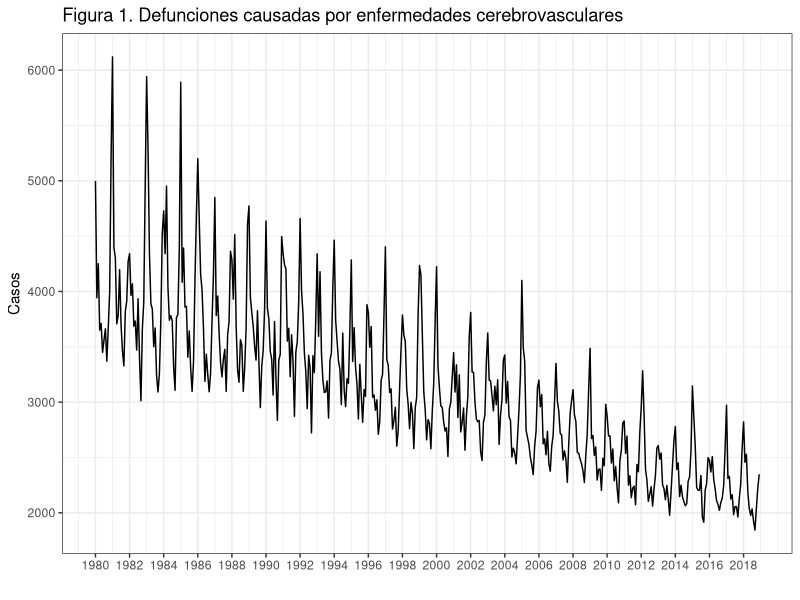
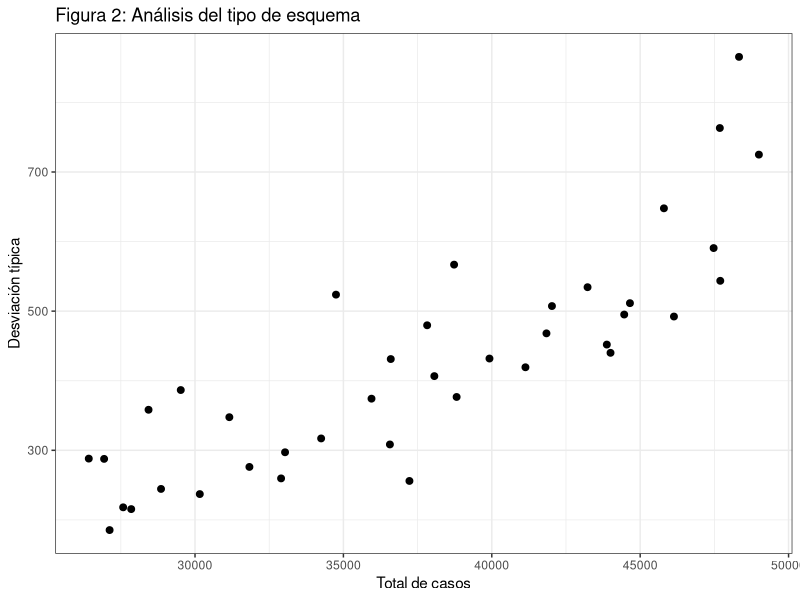
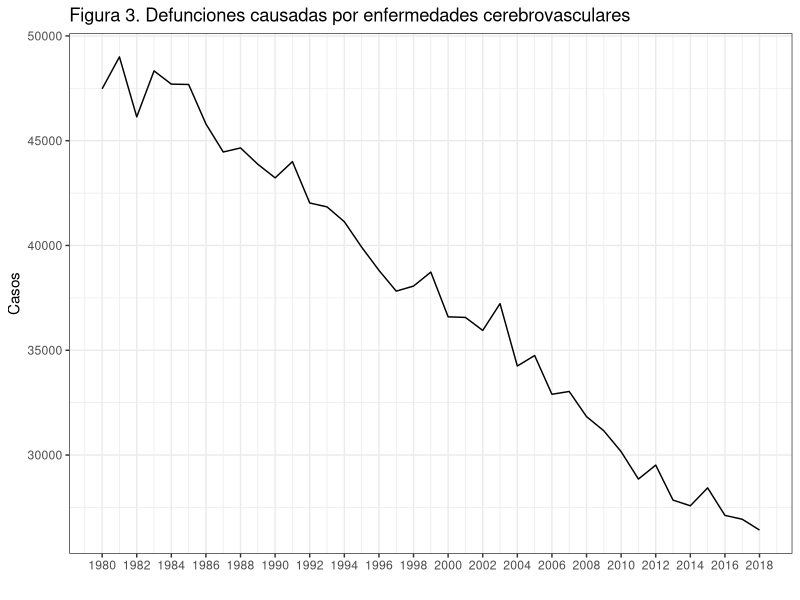
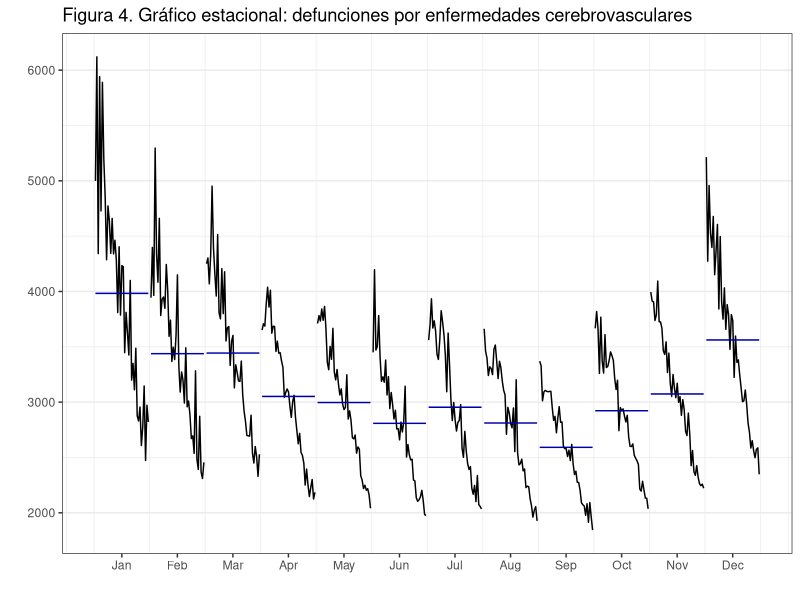
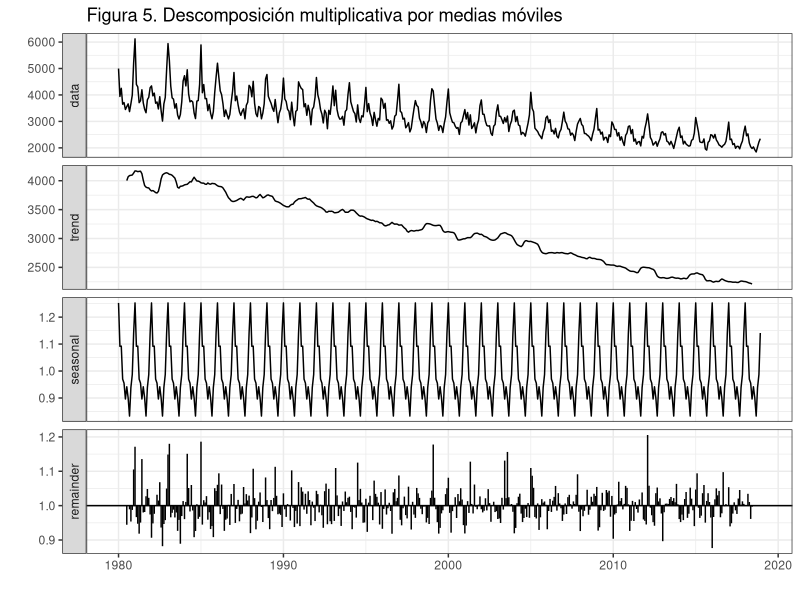
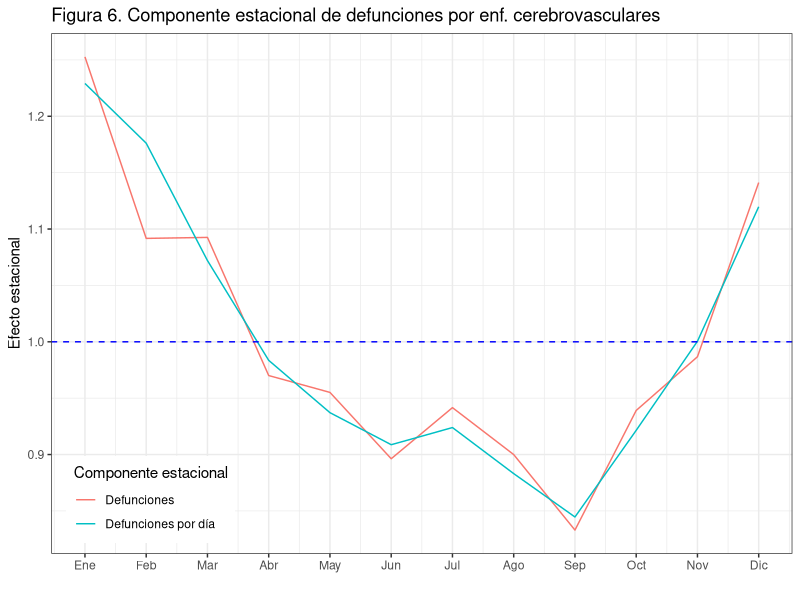
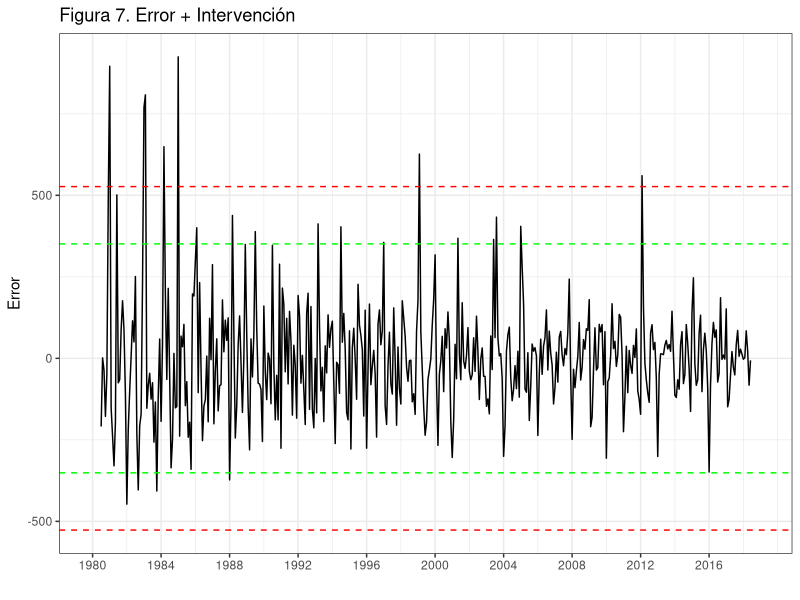
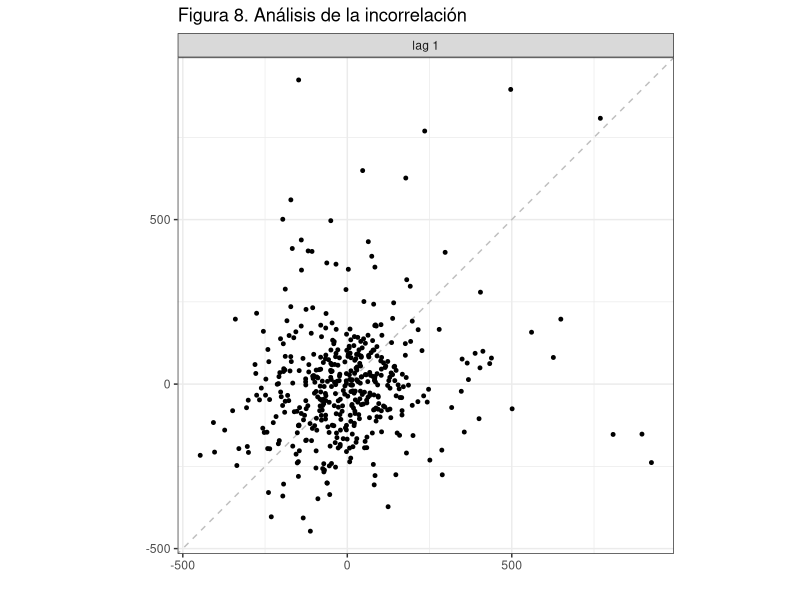

Write the R code that produced these figures, in order.
## ---- chunk 1
knitr::opts_chunk$set(warning = FALSE, 
                      message = FALSE, 
                      comment = "",
                      fig.align = "center", 
                      fig.show = "hold",
                      fig.height = 4,
                      fig.width = 8,
                      out.width = "80%") 
## ---- chunk 2
options(scipen = 999) #- para quitar la notacion cientifica
## ---- chunk 3
library(forecast)
library(ggplot2); theme_set(theme_bw())
library(gridExtra)
library(grid)
## ---- chunk 4
DefEnfCer <- read.csv2("./series/Enfermedades cerebrovasculares.csv", header = TRUE)
DefEnfCer <- ts(DefEnfCer[,2], start = 1980, freq = 12)
## ---- chunk 5
autoplot(DefEnfCer,
         xlab = "",
         ylab = "Casos",
         main = "Figura 1. Defunciones causadas por enfermedades cerebrovasculares") +
  scale_x_continuous(breaks= seq(1980, 2018, 2)) 
## ---- chunk 6
CasosAnual = as.numeric(aggregate(DefEnfCer, FUN = sum))
DesviacionAnual = as.numeric(aggregate(DefEnfCer, FUN = sd))

ggplot() +
  geom_point(aes(x = CasosAnual, y = DesviacionAnual), size = 2) +
  xlab("Total de casos") + 
  ylab("Desviación típica") + 
  ggtitle("Figura 2: Análisis del tipo de esquema") 
## ---- chunk 7
autoplot(aggregate(DefEnfCer, FUN = sum),
         xlab = "",
         ylab = "Casos",
         main = "Figura 3. Defunciones causadas por enfermedades cerebrovasculares") +
  scale_x_continuous(breaks= seq(1980, 2018, 2)) 
## ---- chunk 8
ggmonthplot(DefEnfCer, 
             polar=TRUE,
             xlab = "",
             ylab = "",
             main = "Figura 4. Gráfico estacional: defunciones por enfermedades cerebrovasculares") +
  guides(colour=FALSE)
## ---- chunk 9
DefEnfCerDesMul <- decompose(DefEnfCer, type = "mult")
autoplot(DefEnfCerDesMul,
         xlab = "",
         main = "Figura 5. Descomposición multiplicativa por medias móviles")
## ---- chunk 10
round(DefEnfCerDesMul$figure, 2)
## ---- chunk 11
DefEnfCerDiaDesMul <- decompose(DefEnfCer/monthdays(DefEnfCer), type = "mult")

ggplot() +
  geom_line(aes(x = 1:12, y = DefEnfCerDesMul$figure, colour = "black")) + 
  geom_line(aes(x = 1:12, y = DefEnfCerDiaDesMul$figure, colour = "red")) + 
  geom_hline(yintercept = 1, colour = "blue", lty = 2) +
  ggtitle("Figura 6. Componente estacional de defunciones por enf. cerebrovasculares") +
  xlab("") +
  ylab("Efecto estacional") +
  scale_x_continuous(breaks= 1:12, 
                     labels = c("Ene", "Feb", "Mar", "Abr", "May", "Jun", 
                                "Jul", "Ago", "Sep", "Oct", "Nov", "Dic")) +
  scale_color_discrete(name = "Componente estacional", 
                       labels = c("Defunciones", "Defunciones por día")) +
  theme(legend.position=c(0.02,0.02), legend.justification=c(0,0))
## ---- chunk 12
error <- DefEnfCer - trendcycle(DefEnfCerDesMul) * seasonal(DefEnfCerDesMul)

sderror <- sd(error, na.rm = TRUE)

autoplot(error,
         xlab = "",
         ylab = "Error",
         main = "Figura 7. Error + Intervención",
         colour = "black") +
  geom_hline(yintercept = c(3, 2, -2, -3)*sderror, 
             colour = c("red", "green", "green", "red"),
             lty = 2) + 
  scale_x_continuous(breaks= seq(1980, 2018, 4)) 
## ---- chunk 13
gglagplot(error, 
          lags = 1, 
          do.lines = FALSE, 
          colour = FALSE, 
          main = "Figura 8. Análisis de la incorrelación")
## ---- chunk 14
DesviacionAnual = aggregate(error, FUN = mad)
ggplot() +
  geom_point(aes(x = time(DesviacionAnual), y = DesviacionAnual), size = 2) +
  ggtitle("Figura 9: Análisis de homocedasticidad") +
  xlab("") +
  ylab("Desviación absoluta mediana") 
